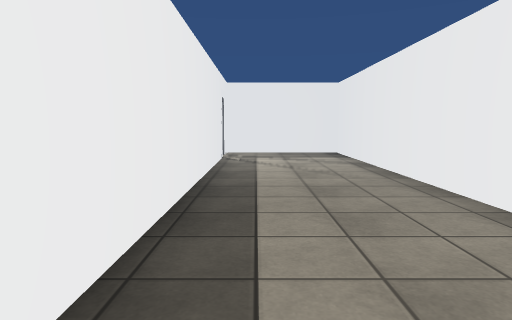
View 1 (above)

22 first-person views from a walk through a Unity game level. The camera is 1.2 m above the floor, tilts 6° down and sees 75° across. The floor is counted in squares, 1 m on a side. Each view is taken from the middle of a square. On the plan, view 1 faces up. The plan holds only what a view shows up to about 14 squares ahead; the rest is blank. The place goes on beyond the plan. The player character is not drawn. Some animated figures are left out. Door leaves are left out, so doorways stand open. Some surface patterns are stand-ins.

View 2
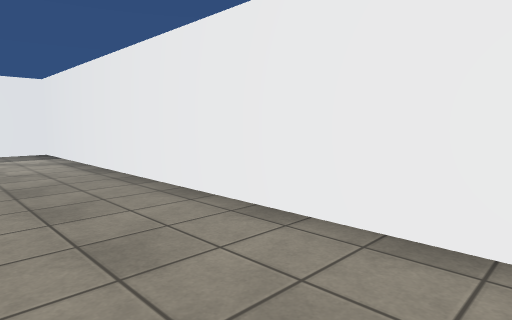

View 3
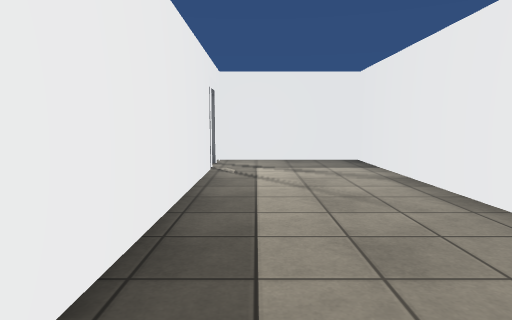

View 4
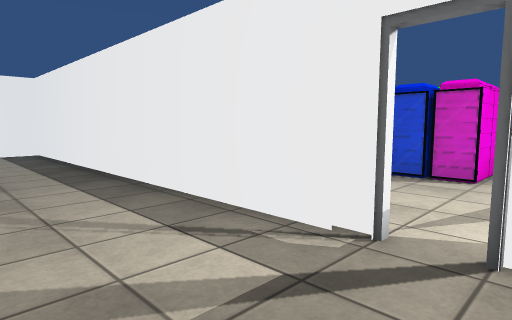

View 5
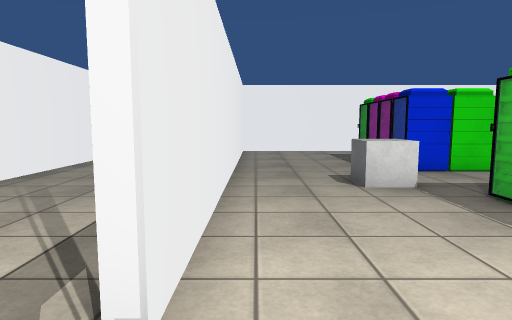

View 6
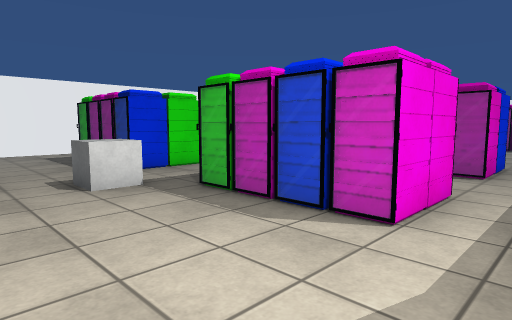

View 7
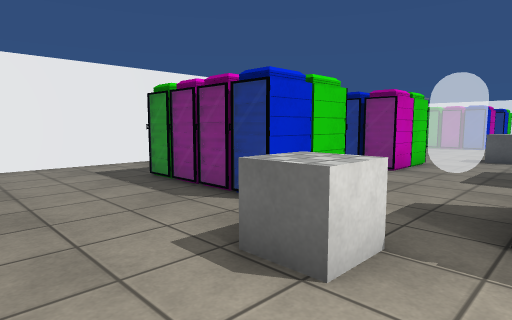

View 8
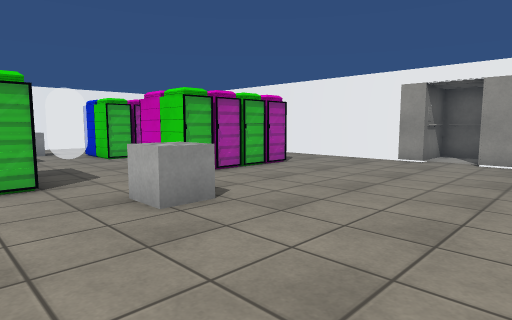

View 9
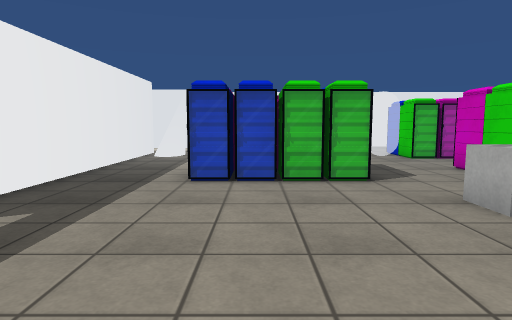

View 10
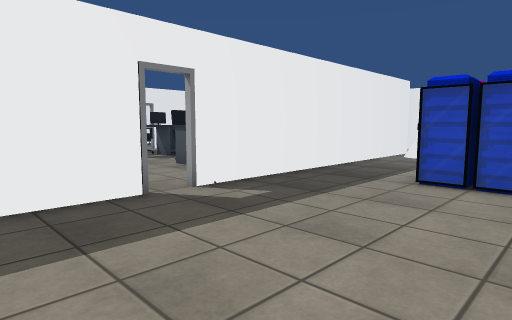

View 11
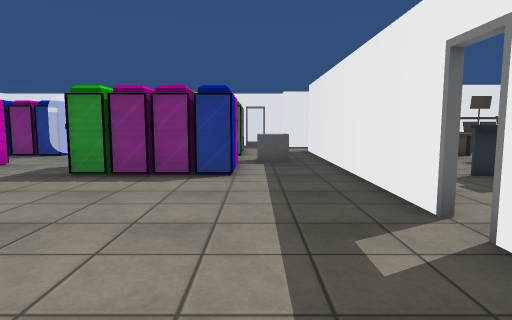

View 12
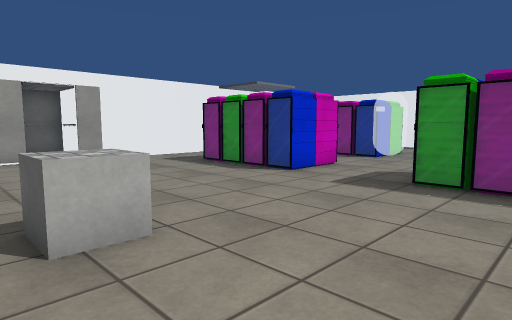

View 13
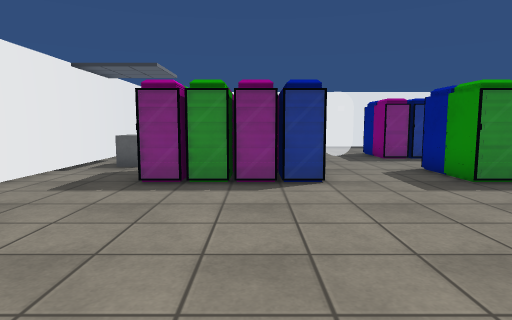

View 14
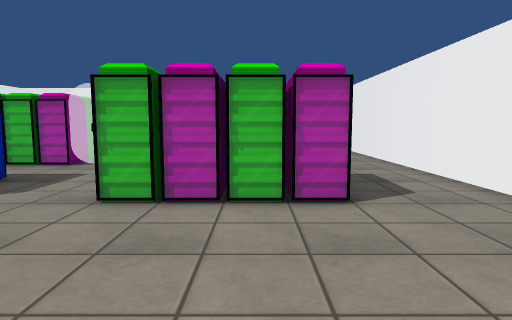

View 15
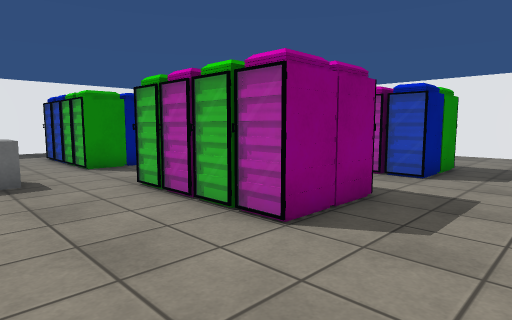

View 16
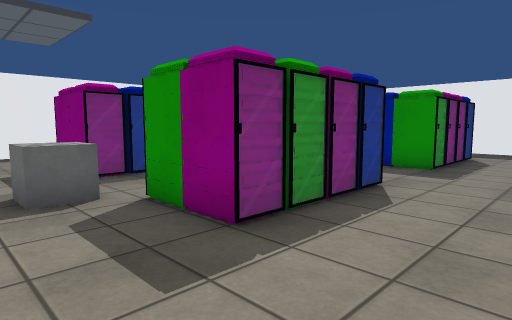

View 17
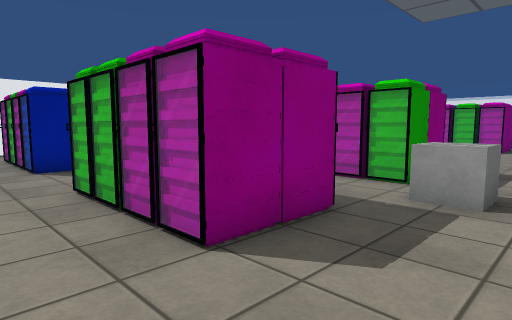

View 18
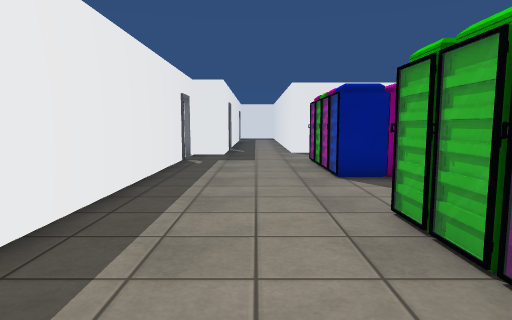

View 19
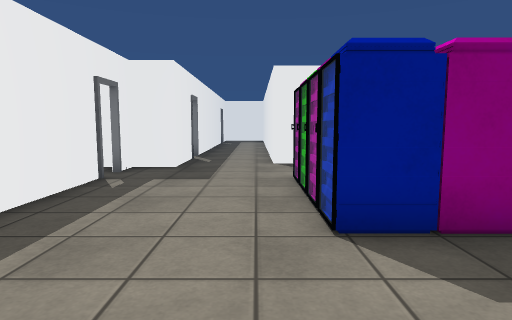

View 20
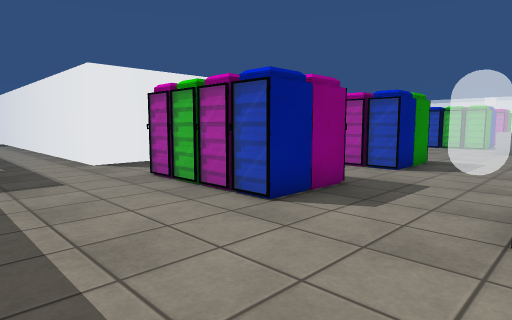

View 21
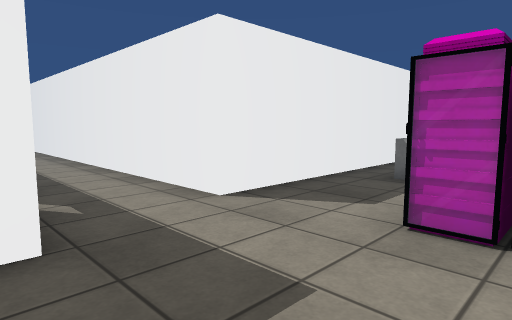

View 22
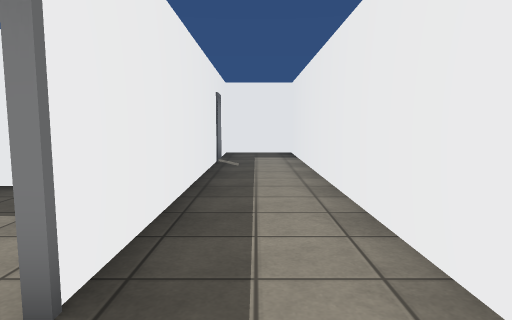

### Floor plan
Ten units are one square. View 1 is at (0, 0); x grows to the right and y downward. Boxes are objects, and circles mark ways between rooms. Rooms are numbered by the first view taken in them; rooms with no view inside come last. Other rooms are left out.
<svg viewBox="-330 -304 370 344">
<path fill="none" stroke="#000" d="M-14 -125 -14 -119M-12 -126 -12 14 0 14M35 6 35 -145 -12 -145 -12 -134M-178 14 -178 33M-172 -154 -285 -154 -285 -175M-155 14 -32 14M-281 14 -185 14M-55 -154 -164 -154M-325 -126 -325 -9M-313 -171 -313 -145 -325 -145 -325 -134M-14 -5 -14 -126M-285 -244 -285 -255M-285 -274 -285 -292M-313 -271 -313 -179M-313 -299 -313 -279"/>
<rect x="-285" y="-25" width="20" height="10" fill="#bbb"><title>other object</title></rect>
<rect x="-285" y="-35" width="20" height="10" fill="#bbb"><title>other object</title></rect>
<rect x="-285" y="-45" width="20" height="10" fill="#bbb"><title>other object</title></rect>
<rect x="-285" y="-55" width="20" height="10" fill="#bbb"><title>other object</title></rect>
<rect x="-285" y="-95" width="20" height="10" fill="#bbb"><title>other object</title></rect>
<rect x="-285" y="-105" width="20" height="10" fill="#bbb"><title>other object</title></rect>
<rect x="-285" y="-115" width="20" height="10" fill="#bbb"><title>other object</title></rect>
<rect x="-285" y="-125" width="20" height="10" fill="#bbb"><title>other object</title></rect>
<rect x="-265" y="-25" width="10" height="10" fill="#bbb"><title>other object</title></rect>
<rect x="-265" y="-35" width="10" height="10" fill="#bbb"><title>other object</title></rect>
<rect x="-265" y="-45" width="10" height="10" fill="#bbb"><title>other object</title></rect>
<rect x="-265" y="-55" width="10" height="10" fill="#bbb"><title>other object</title></rect>
<rect x="-265" y="-95" width="10" height="10" fill="#bbb"><title>other object</title></rect>
<rect x="-265" y="-105" width="10" height="10" fill="#bbb"><title>other object</title></rect>
<rect x="-265" y="-125" width="10" height="10" fill="#bbb"><title>other object</title></rect>
<rect x="-245" y="-15" width="10" height="20" fill="#bbb"><title>other object</title></rect>
<rect x="-245" y="-145" width="10" height="20" fill="#bbb"><title>other object</title></rect>
<rect x="-235" y="-25" width="20" height="10" fill="#bbb"><title>other object</title></rect>
<rect x="-235" y="-35" width="20" height="10" fill="#bbb"><title>other object</title></rect>
<rect x="-235" y="-55" width="20" height="10" fill="#bbb"><title>other object</title></rect>
<rect x="-235" y="-95" width="20" height="10" fill="#bbb"><title>other object</title></rect>
<rect x="-235" y="-105" width="20" height="10" fill="#bbb"><title>other object</title></rect>
<rect x="-235" y="-125" width="20" height="10" fill="#bbb"><title>other object</title></rect>
<rect x="-215" y="-25" width="10" height="10" fill="#bbb"><title>other object</title></rect>
<rect x="-215" y="-35" width="10" height="10" fill="#bbb"><title>other object</title></rect>
<rect x="-215" y="-45" width="10" height="10" fill="#bbb"><title>other object</title></rect>
<rect x="-215" y="-55" width="10" height="10" fill="#bbb"><title>other object</title></rect>
<rect x="-215" y="-95" width="10" height="10" fill="#bbb"><title>other object</title></rect>
<rect x="-215" y="-105" width="10" height="10" fill="#bbb"><title>other object</title></rect>
<rect x="-215" y="-115" width="10" height="10" fill="#bbb"><title>other object</title></rect>
<rect x="-215" y="-125" width="10" height="10" fill="#bbb"><title>other object</title></rect>
<rect x="-175" y="25" width="10" height="10" fill="#bbb"><title>other object</title></rect>
<rect x="-155" y="-75" width="10" height="10" fill="#bbb"><title>other object</title></rect>
<rect x="-135" y="-25" width="20" height="10" fill="#bbb"><title>other object</title></rect>
<rect x="-135" y="-35" width="20" height="10" fill="#bbb"><title>other object</title></rect>
<rect x="-135" y="-45" width="20" height="10" fill="#bbb"><title>other object</title></rect>
<rect x="-135" y="-55" width="20" height="10" fill="#bbb"><title>other object</title></rect>
<rect x="-135" y="-95" width="20" height="10" fill="#bbb"><title>other object</title></rect>
<rect x="-135" y="-105" width="20" height="10" fill="#bbb"><title>other object</title></rect>
<rect x="-135" y="-115" width="20" height="10" fill="#bbb"><title>other object</title></rect>
<rect x="-135" y="-125" width="20" height="10" fill="#bbb"><title>other object</title></rect>
<rect x="-115" y="-25" width="10" height="10" fill="#bbb"><title>other object</title></rect>
<rect x="-115" y="-45" width="10" height="10" fill="#bbb"><title>other object</title></rect>
<rect x="-115" y="-55" width="10" height="10" fill="#bbb"><title>other object</title></rect>
<rect x="-115" y="-95" width="10" height="10" fill="#bbb"><title>other object</title></rect>
<rect x="-115" y="-105" width="10" height="10" fill="#bbb"><title>other object</title></rect>
<rect x="-115" y="-125" width="10" height="10" fill="#bbb"><title>other object</title></rect>
<rect x="-85" y="-25" width="20" height="10" fill="#bbb"><title>other object</title></rect>
<rect x="-85" y="-35" width="20" height="10" fill="#bbb"><title>other object</title></rect>
<rect x="-85" y="-45" width="20" height="10" fill="#bbb"><title>other object</title></rect>
<rect x="-85" y="-55" width="20" height="10" fill="#bbb"><title>other object</title></rect>
<rect x="-85" y="-95" width="20" height="10" fill="#bbb"><title>other object</title></rect>
<rect x="-85" y="-105" width="20" height="10" fill="#bbb"><title>other object</title></rect>
<rect x="-85" y="-115" width="20" height="10" fill="#bbb"><title>other object</title></rect>
<rect x="-85" y="-125" width="20" height="10" fill="#bbb"><title>other object</title></rect>
<rect x="-65" y="-25" width="10" height="10" fill="#bbb"><title>other object</title></rect>
<rect x="-65" y="-35" width="10" height="10" fill="#bbb"><title>other object</title></rect>
<rect x="-65" y="-45" width="10" height="10" fill="#bbb"><title>other object</title></rect>
<rect x="-65" y="-55" width="10" height="10" fill="#bbb"><title>other object</title></rect>
<rect x="-65" y="-95" width="10" height="10" fill="#bbb"><title>other object</title></rect>
<rect x="-65" y="-105" width="10" height="10" fill="#bbb"><title>other object</title></rect>
<rect x="-65" y="-115" width="10" height="10" fill="#bbb"><title>other object</title></rect>
<rect x="-65" y="-125" width="10" height="10" fill="#bbb"><title>other object</title></rect>
<rect x="-55" y="-75" width="20" height="10" fill="#bbb"><title>other object</title></rect>
<circle cx="-10" cy="-130" r="3" fill="#2a7"/>
<text x="10" y="-70">1</text>
<text x="-180" y="-70">2</text>
</svg>
Room 1 opens to room 2.

Where each view was taken, in squares from view 1:
view 1: 0 up, 0 right, facing up
view 2: 1 down, 0 right, facing up-right
view 3: 3 up, 0 right, facing up
view 4: 14 up, 2 right, facing down-left
view 5: 14 up, 2 left, facing down
view 6: 14 up, 2 left, facing down-left
view 7: 9 up, 2 left, facing down-left
view 8: 10 up, 20 left, facing down-right
view 9: 11 up, 20 left, facing right
view 10: 10 up, 20 left, facing up-right
view 11: 13 up, 13 left, facing left
view 12: 11 up, 14 left, facing down-left
view 13: 4 up, 14 left, facing left
view 14: 3 up, 18 left, facing right
view 15: 1 down, 16 left, facing up-right
view 16: 1 down, 18 left, facing up-left
view 17: 1 down, 30 left, facing up-right
view 18: 1 up, 30 left, facing up
view 19: 5 up, 29 left, facing up
view 20: 5 up, 32 left, facing up-right
view 21: 11 up, 32 left, facing up-right
view 22: 16 up, 30 left, facing up
